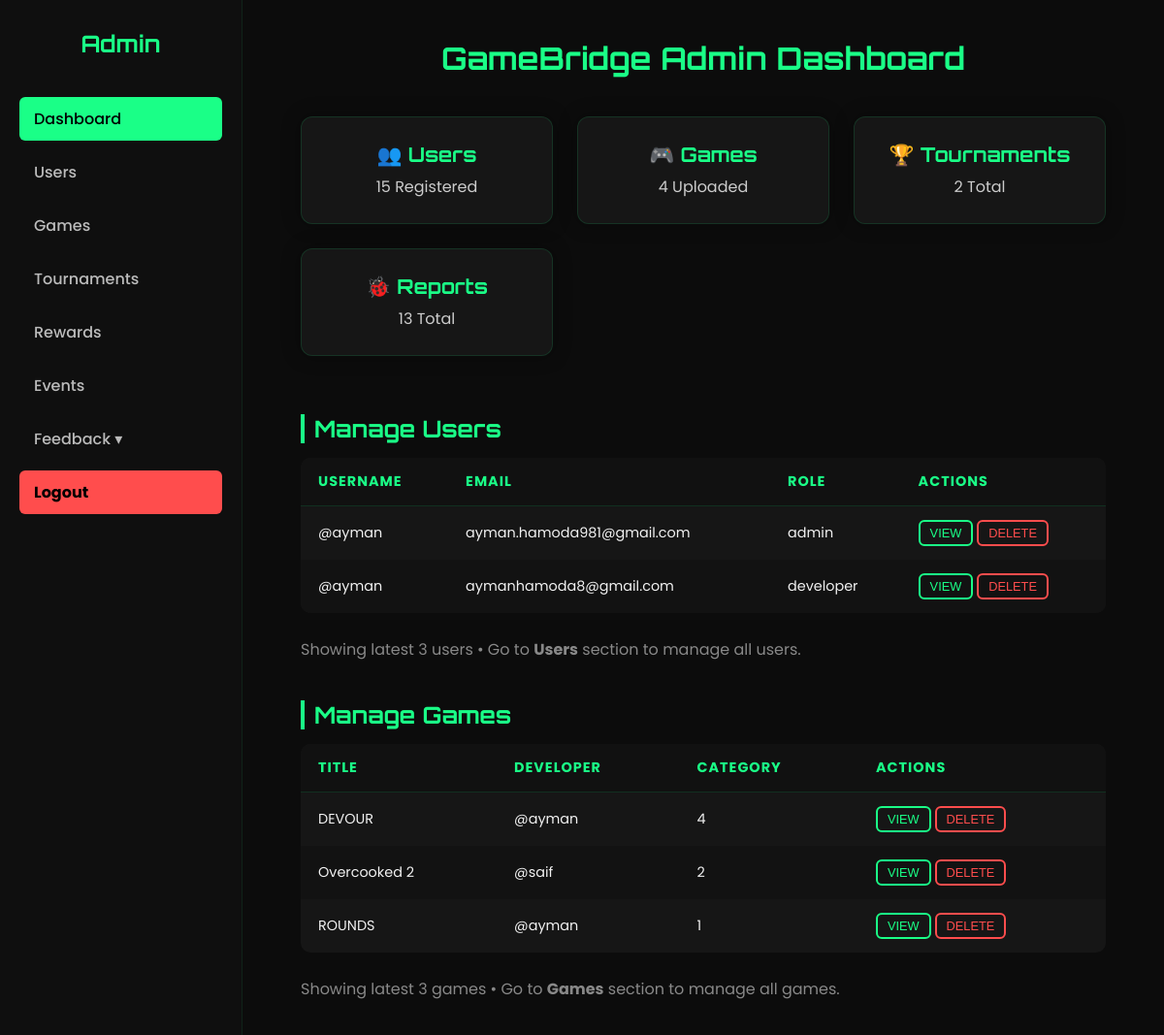
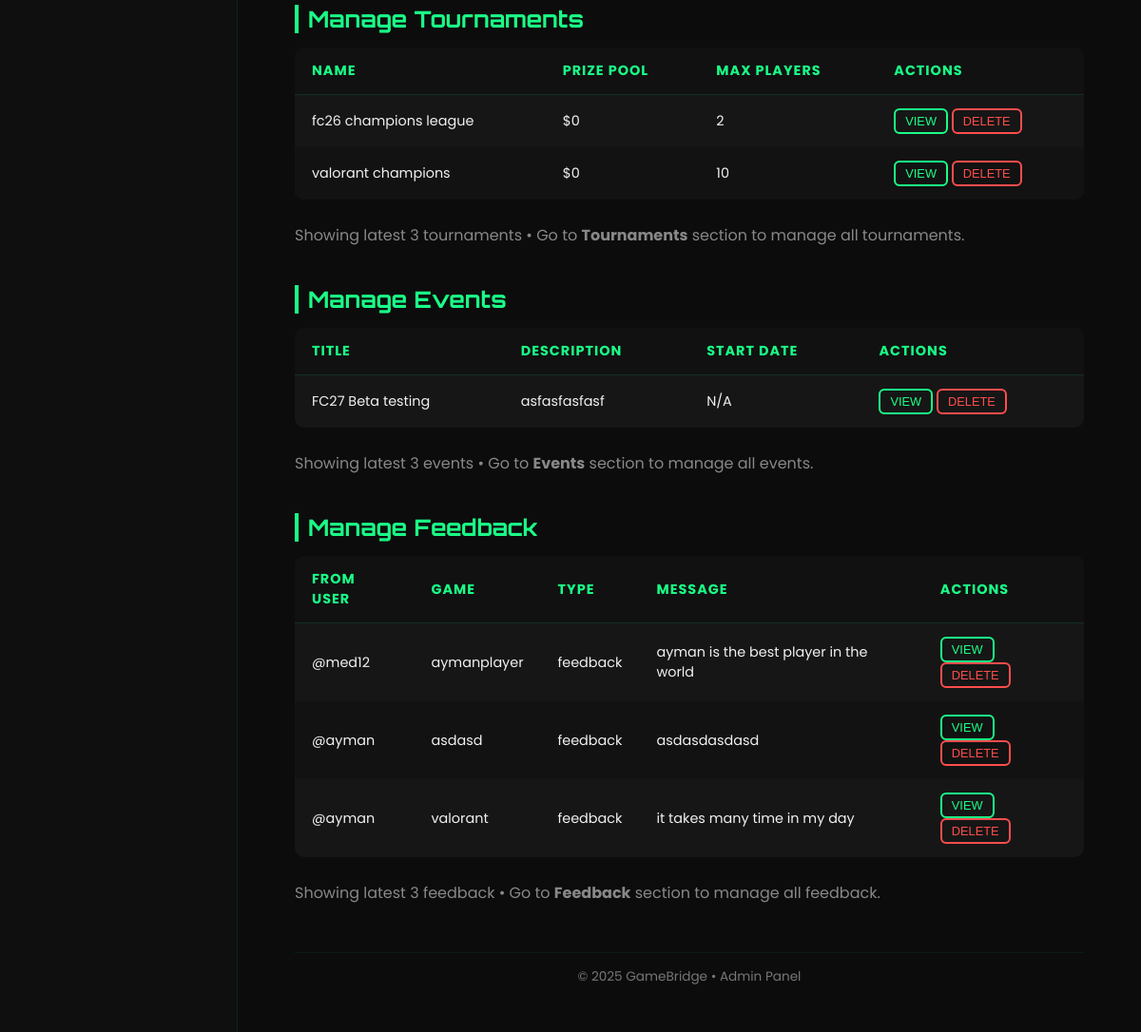
The page /final/User_managment/View/BackOffice/admin.php (signed in) on the database its author committed (2 pictures, top to bottom).
### tables this page shows
CREATE TABLE `users` (
  `id` int(11) NOT NULL,
  `username` varchar(40) NOT NULL,
  `password` varchar(255) NOT NULL,
  `user_role` varchar(40) NOT NULL,
  `email` varchar(40) NOT NULL,
  `reset_token` varchar(255) DEFAULT NULL,
  `reset_expires` datetime DEFAULT NULL,
  `is_banned` tinyint(1) NOT NULL DEFAULT 0,
  `birth_date` varchar(80) DEFAULT NULL,
  `address` varchar(255) DEFAULT NULL,
  `gender` varchar(40) DEFAULT NULL
);

CREATE TABLE `games` (
  `game_id` int(11) NOT NULL,
  `title` varchar(100) NOT NULL,
  `description` text DEFAULT NULL,
  `developer_id` int(11) NOT NULL COMMENT 'Links to users.id',
  `category_id` int(11) NOT NULL,
  `image_path` varchar(255) DEFAULT NULL,
  `file_path` varchar(255) DEFAULT NULL,
  `average_rating` decimal(3,2) DEFAULT 0.00,
  `created_at` timestamp NOT NULL DEFAULT current_timestamp(),
  `is_deleted` tinyint(1) DEFAULT 0,
  `deleted_at` timestamp NULL DEFAULT NULL
);

CREATE TABLE `tournaments` (
  `id` int(11) UNSIGNED NOT NULL,
  `name` varchar(100) NOT NULL,
  `description` text DEFAULT NULL,
  `start_date` datetime NOT NULL,
  `end_date` datetime DEFAULT NULL,
  `reward_id` int(11) UNSIGNED NOT NULL,
  `max_players` int(11) NOT NULL DEFAULT 16,
  `image_path` varchar(255) DEFAULT NULL
);

CREATE TABLE `events` (
  `id` int(11) NOT NULL,
  `title` varchar(255) NOT NULL,
  `description` longtext DEFAULT NULL,
  `organizer_id` int(11) NOT NULL,
  `eventdate` date DEFAULT NULL,
  `max_participants` int(11) DEFAULT NULL,
  `created_at` timestamp NOT NULL DEFAULT current_timestamp(),
  `updated_at` timestamp NOT NULL DEFAULT current_timestamp() ON UPDATE current_timestamp()
);

CREATE TABLE `feedback` (
  `id` int(11) UNSIGNED NOT NULL,
  `game` varchar(100) NOT NULL COMMENT 'Game name',
  `type` enum('feedback','report') NOT NULL DEFAULT 'feedback',
  `message` text NOT NULL,
  `author` varchar(50) NOT NULL COMMENT 'Username of submitter',
  `status` enum('pending','reviewed','fixed') NOT NULL DEFAULT 'pending',
  `date` timestamp NOT NULL DEFAULT current_timestamp(),
  `user_id` int(11) NOT NULL
);

### final/User_managment/Controller/AdminAction.php (called while the page is built, shortened)
<?php
require_once __DIR__ . '/../config/db.php';
require_once __DIR__ . '/UserController.php';
$userC = new UserController($pdo);
$users  = $userC->listUsers();
$activeSection = $_GET['section'] ?? 'dashboard';
$search = trim($_GET['search'] ?? '');
$filterRole   = $_GET['role']   ?? '';
$filterStatus = $_GET['status'] ?? '';
$sortField = $_GET['sort'] ?? null;
$sortDir   = $_GET['dir']  ?? 'ASC';
$users = $userC->listUsersAdvanced(
    $search,
    $filterRole,
    $filterStatus,
    $sortField,
    $sortDir
);
$previewUsers = array_slice($users, 0, 3);
$userStmt = $pdo->prepare("SELECT COUNT(*) as count FROM users");
$userStmt->execute();
$userCount = $userStmt->fetch(PDO::FETCH_ASSOC)['count'] ?? 0;
$gameStmt = $pdo->prepare("SELECT COUNT(*) as count FROM games WHERE deleted_at IS NULL OR deleted_at = ''");
$gameStmt->execute();
$gameCount = $gameStmt->fetch(PDO::FETCH_ASSOC)['count'] ?? 0;
$tourStmt = $pdo->prepare("SELECT COUNT(*) as count FROM tournaments");
$tourStmt->execute();
$liveToursCount = $tourStmt->fetch(PDO::FETCH_ASSOC)['count'] ?? 0;
$feedStmt = $pdo->prepare("SELECT COUNT(*) as count FROM feedback");
$feedStmt->execute();
$pendingFeedbackCount = $feedStmt->fetch(PDO::FETCH_ASSOC)['count'] ?? 0;
$previewGamesStmt = $pdo->prepare("SELECT g.*, u.username as developer_name FROM games g
                                   LEFT JOIN users u ON g.developer_id = u.id
                                   WHERE g.deleted_at IS NULL OR g.deleted_at = ''
                                   ORDER BY g.created_at DESC LIMIT 3");
$previewGamesStmt->execute();
$previewGames = $previewGamesStmt->fetchAll(PDO::FETCH_ASSOC) ?: [];
$tournamentsStmt = $pdo->prepare("SELECT * FROM tournaments ORDER BY id DESC LIMIT 3");
$tournamentsStmt->execute();
$previewTournaments = $tournamentsStmt->fetchAll(PDO::FETCH_ASSOC) ?: [];
$eventsStmt = $pdo->prepare("SELECT * FROM events ORDER BY id DESC LIMIT 3");
$eventsStmt->execute();
$previewEvents = $eventsStmt->fetchAll(PDO::FETCH_ASSOC) ?: [];
$feedbackStmt = $pdo->prepare("SELECT f.*, u.username FROM feedback f
                               LEFT JOIN users u ON f.user_id = u.id
                               ORDER BY f.id DESC LIMIT 3");
$feedbackStmt->execute();
$previewFeedback = $feedbackStmt->fetchAll(PDO::FETCH_ASSOC) ?: [];

### final/User_managment/Controller/UserController.php (called while the page is built, shortened)
<?php
class UserController
{
    private PDO $pdo;
    public function __construct(PDO $pdo)
    {
        $this->pdo = $pdo;
    }
    public function listUsersAdvanced(
        string $search = '',
        string $role = '',
        string $status = '',
        ?string $sortField = null,
        string $sortDir = 'ASC'
    ): array {
        $sql = "SELECT * FROM users WHERE 1=1";
        $params = [];
        $allowedSort = ['username', 'email', 'user_role', 'birth_date'];
        $sortDir = strtoupper($sortDir) === 'DESC' ? 'DESC' : 'ASC';
        if ($sortField !== null && in_array($sortField, $allowedSort, true)) {
            $sql .= " ORDER BY $sortField $sortDir";
        } else {
            $sql .= " ORDER BY id DESC";
        }
        $query = $this->pdo->prepare($sql);
        $query->execute($params);
        return $query->fetchAll();
    }
    public function listUsers(): array
    {
        $sql = "SELECT * FROM users WHERE user_role != 'super_admin' ORDER BY id DESC";
        $query = $this->pdo->prepare($sql);
        $query->execute();
        return $query->fetchAll();
    }
}

### final/User_managment/View/BackOffice/admin.php (the view, shortened to what this page needs)
<?php
require_once __DIR__ . '/../../Controller/AdminAction.php';
?>
<!DOCTYPE html>
<html lang="en">
<head>
  <link rel="stylesheet" href="../../public/css/styleAdmin.css">
  <link rel="stylesheet" href="../../public/css/admin_inline.css">
</head>
<body>
  <div class="sidebar">
    <h2>Admin</h2>
    <a href="#" class="nav-link active" data-section="dashboard">Dashboard</a>
    <a href="#" class="nav-link" data-section="users">Users</a>
    <a href="games_dashboard.php" class="nav-link">Games</a>
    <a href="admintour.php" class="nav-link">Tournaments</a>
    <a href="adminrewards.php" class="nav-link">Rewards</a>
    <a href="event/event.php" class="nav-link">Events</a>
    <a href="#" class="nav-link" id="feedbackToggle" data-target="feedbackSubmenu">Feedback ▾</a>
    <a href="../FrontOffice/logout.php"
      onclick="return confirm('Are you sure you want to logout?');"
      style="background:#ff4d4d; color:#000; font-weight:700;">
      Logout
    </a>
  </div>
  <div class="main-content">
    <h1>GameBridge Admin Dashboard</h1>
    <div id="section-dashboard" class="section <?= $activeSection === 'dashboard' ? 'active' : '' ?>">
      <div class="stats-grid">
        <div class="stat-card">
          <h3>👥 Users</h3>
          <p><?= number_format($userCount) ?> Registered</p>
        </div>
        <div class="stat-card">
          <h3>🎮 Games</h3>
          <p><?= number_format($gameCount) ?> Uploaded</p>
        </div>
        <div class="stat-card">
          <h3>🏆 Tournaments</h3>
          <p><?= number_format($liveToursCount) ?> Total</p>
        </div>
        <div class="stat-card">
          <h3>🐞 Reports</h3>
          <p><?= number_format($pendingFeedbackCount) ?> Total</p>
        </div>
      </div>
      <h2 class="section-title">Manage Users</h2>
      <table>
        <thead>
          <tr>
            <th>Username</th>
            <th>Email</th>
            <th>Role</th>
            <th>Actions</th>
          </tr>
        </thead>
        <tbody>
        <?php if (!empty($previewUsers)): ?>
          <?php foreach ($previewUsers as $u): ?>
            <?php if ($u['user_role'] === 'super_admin') continue; ?>
            <tr>
              <td>@<?= htmlspecialchars($u['username']) ?></td>
              <td><?= htmlspecialchars($u['email']) ?></td>
              <td><?= htmlspecialchars($u['user_role']) ?></td>
              <td>
                <a href="admin.php?section=users"><button>View</button></a>
                <a href="delete.php?id=<?= $u['id'] ?>"
                  onclick="return confirm('Delete this user?');">
                  <button class="delete-btn">Delete</button>
                </a>
              </td>
            </tr>
          <?php endforeach; ?>
        <?php else: ?>
          <tr><td colspan="4">No users found.</td></tr>
        <?php endif; ?>
        </tbody>
      </table>
      <p style="margin-top:-15px; margin-bottom:40px; color:#888;">
        Showing latest 3 users • Go to <strong>Users</strong> section to manage all users.
      </p>
      <h2 class="section-title">Manage Games</h2>
      <table>
        <thead>
          <tr>
            <th>Title</th>
            <th>Developer</th>
            <th>Category</th>
            <th>Actions</th>
          </tr>
        </thead>
        <tbody>
        <?php if (!empty($previewGames)): ?>
          <?php foreach ($previewGames as $game): ?>
            <tr>
              <td><?= htmlspecialchars($game['title']) ?></td>
              <td>@<?= htmlspecialchars($game['developer_name'] ?? 'Unknown') ?></td>
              <td><?= htmlspecialchars($game['category_id'] ?? 'N/A') ?></td>
              <td>
                <a href="games_dashboard.php?id=<?= $game['game_id'] ?>"><button>View</button></a>
                <a href="games_dashboard.php?delete=<?= $game['game_id'] ?>"
                  onclick="return confirm('Delete this game?');">
                  <button class="delete-btn">Delete</button>
                </a>
              </td>
            </tr>
          <?php endforeach; ?>
        <?php else: ?>
          <tr><td colspan="4">No games found.</td></tr>
        <?php endif; ?>
        </tbody>
      </table>
      <p style="margin-top:-15px; margin-bottom:40px; color:#888;">
        Showing latest 3 games • Go to <strong>Games</strong> section to manage all games.
      </p>
      <h2 class="section-title">Manage Tournaments</h2>
      <table>
        <thead>
          <tr>
            <th>Name</th>
            <th>Prize Pool</th>
            <th>Max Players</th>
            <th>Actions</th>
          </tr>
        </thead>
        <tbody>
        <?php if (!empty($previewTournaments)): ?>
          <?php foreach ($previewTournaments as $tournament): ?>
            <tr>
              <td><?= htmlspecialchars($tournament['name'] ?? 'Unknown') ?></td>
              <td>$<?= number_format($tournament['reward_value'] ?? 0) ?></td>
              <td><?= htmlspecialchars($tournament['max_players'] ?? 'N/A') ?></td>
              <td>
                <a href="admintour.php?id=<?= $tournament['id'] ?>"><button>View</button></a>
                <a href="admintour.php?delete=<?= $tournament['id'] ?>"
                  onclick="return confirm('Delete this tournament?');">
                  <button class="delete-btn">Delete</button>
                </a>
              </td>
            </tr>
          <?php endforeach; ?>
        <?php else: ?>
          <tr><td colspan="4">No tournaments found.</td></tr>
        <?php endif; ?>
        </tbody>
      </table>
      <p style="margin-top:-15px; margin-bottom:40px; color:#888;">
        Showing latest 3 tournaments • Go to <strong>Tournaments</strong> section to manage all tournaments.
      </p>
      <h2 class="section-title">Manage Events</h2>
      <table>
        <thead>
          <tr>
            <th>Title</th>
            <th>Description</th>
            <th>Start Date</th>
            <th>Actions</th>
          </tr>
        </thead>
        <tbody>
        <?php if (!empty($previewEvents)): ?>
          <?php foreach ($previewEvents as $event): ?>
            <tr>
              <td><?= htmlspecialchars($event['title'] ?? 'Unknown') ?></td>
              <td><?= htmlspecialchars(substr($event['description'] ?? '', 0, 50)) . (strlen($event['description'] ?? '') > 50 ? '...' : '') ?></td>
              <td><?= htmlspecialchars($event['start_date'] ?? 'N/A') ?></td>
              <td>
                <a href="event/event.php?id=<?= $event['id'] ?>"><button>View</button></a>
                <a href="event/event.php?delete=<?= $event['id'] ?>"
                  onclick="return confirm('Delete this event?');">
                  <button class="delete-btn">Delete</button>
                </a>
              </td>
            </tr>
          <?php endforeach; ?>
        <?php else: ?>
          <tr><td colspan="4">No events found.</td></tr>
        <?php endif; ?>
        </tbody>
      </table>
      <p style="margin-top:-15px; margin-bottom:40px; color:#888;">
        Showing latest 3 events • Go to <strong>Events</strong> section to manage all events.
      </p>
      <h2 class="section-title">Manage Feedback</h2>
      <table>
        <thead>
          <tr>
            <th>From User</th>
            <th>Game</th>
            <th>Type</th>
            <th>Message</th>
            <th>Actions</th>
          </tr>
        </thead>
        <tbody>
        <?php if (!empty($previewFeedback)): ?>
          <?php foreach ($previewFeedback as $fb): ?>
            <tr>
              <td>@<?= htmlspecialchars($fb['username'] ?? 'Unknown') ?></td>
              <td><?= htmlspecialchars($fb['game'] ?? 'N/A') ?></td>
              <td><?= htmlspecialchars($fb['type'] ?? 'feedback') ?></td>
              <td><?= htmlspecialchars(substr($fb['message'] ?? '', 0, 40)) . (strlen($fb['message'] ?? '') > 40 ? '...' : '') ?></td>
              <td>
                <a href="admin_feedback.php?id=<?= $fb['id'] ?>"><button>View</button></a>
                <a href="admin_feedback_manage.php?delete=<?= $fb['id'] ?>"
                  onclick="return confirm('Delete this feedback?');">
                  <button class="delete-btn">Delete</button>
                </a>
              </td>
            </tr>
          <?php endforeach; ?>
        <?php else: ?>
          <tr><td colspan="5">No feedback found.</td></tr>
        <?php endif; ?>
        </tbody>
      </table>
      <p style="margin-top:-15px; margin-bottom:40px; color:#888;">
        Showing latest 3 feedback • Go to <strong>Feedback</strong> section to manage all feedback.
      </p>
      <footer>© 2025 GameBridge • Admin Panel</footer>
    </div>
  </div>
</body>
</html>

### rows shown on the page
users: username "ayman", email "ayman.hamoda981@gmail.com", user_role "admin"
users: username "ayman", email "aymanhamoda8@gmail.com", user_role "developer"
games: title "DEVOUR", developer.username "ayman", category "4"
games: title "Overcooked 2", developer.username "saif", category "2"
games: title "ROUNDS", developer.username "ayman", category "1"
tournaments: name "fc26 champions league", reward_value "0", max_players "2"
tournaments: name "valorant champions", reward_value "0", max_players "10"
events: title "FC27 Beta testing", description "asfasfasfasf", start_date "N/A"
feedback: user.username "med12", game "aymanplayer", type "feedback", message "ayman is the best player in the world"
feedback: user.username "ayman", game "asdasd", type "feedback", message "asdasdasdasd"
feedback: user.username "ayman", game "valorant", type "feedback", message "it takes many time in my day"

### other values the page prints
$userCount "15"
$gameCount "4"
$liveToursCount "2"
$pendingFeedbackCount "13"
